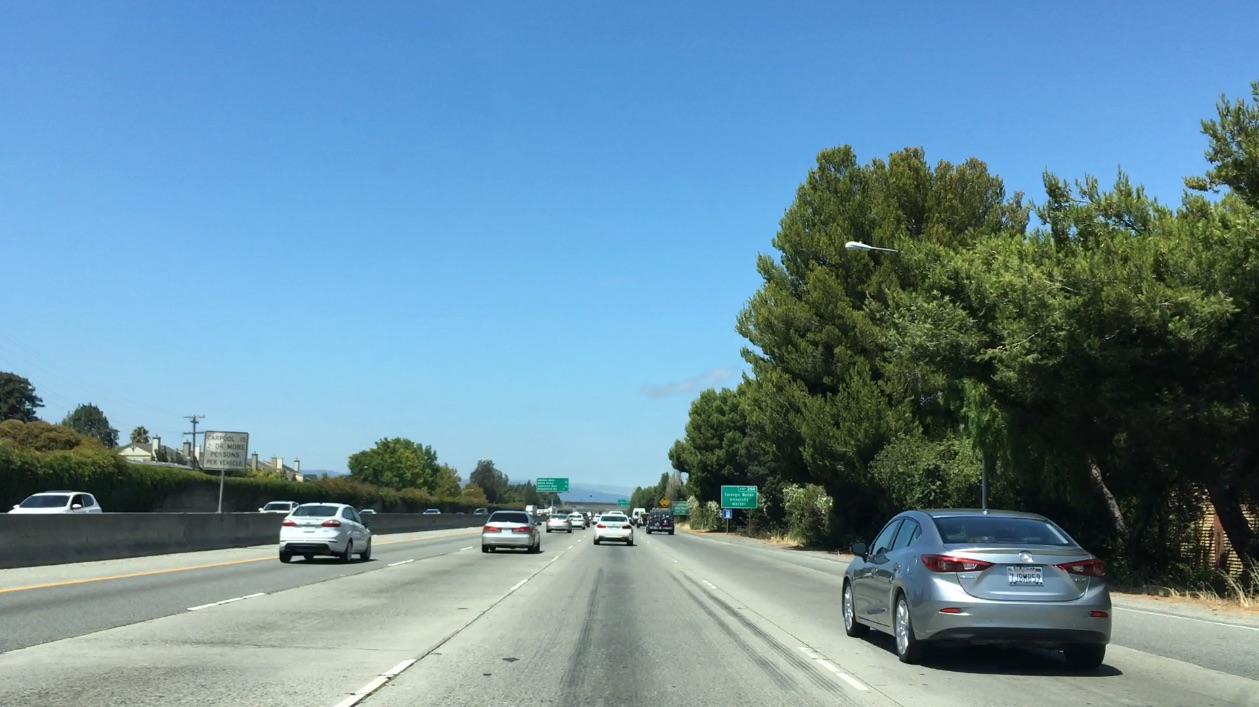
#> input picture examples/bbox-example-image.jpg, 1259 x 707 px
$ jupyter execute --allow-errors data_exploration.ipynb   (older library calls are emulated)
#> lines starting #> are read from the running program, lines starting #| are printed output that depends on the picture
[cell 1]
# data_exploration
from __future__ import print_function
from ipywidgets import interact, interactive, fixed, interact_manual
import ipywidgets as widgets

import matplotlib.image as mpimg
import matplotlib.pyplot as plt
import numpy as np
import cv2
import glob
from skimage.feature import hog
from skimage import color, exposure

# Define a function to compute color histogram features
def color_hist(img, nbins=32, bins_range=(0, 256)):
    # Compute the histogram of the RGB channels separately
    rhist = np.histogram(image[:,:,0], bins=32, range=(0, 256))
    ghist = np.histogram(image[:,:,1], bins=32, range=(0, 256))
    bhist = np.histogram(image[:,:,2], bins=32, range=(0, 256))
    # Generating bin centers
    bin_edges = rhist[1]
    bin_centers = (bin_edges[1:]  + bin_edges[0:len(bin_edges)-1])/2
    # Concatenate the histograms into a single feature vector
    hist_features = np.concatenate((rhist[0], ghist[0], bhist[0]))
    # Return the individual histograms, bin_centers and feature vector
    return rhist, ghist, bhist, bin_centers, hist_features

image = mpimg.imread('examples/bbox-example-image.jpg')
#> image is the input picture: shape (707, 1259, 3); mean R, G, B 104.8, 141, 158.4

rh, gh, bh, bincen, feature_vec = color_hist(image, nbins=32, bins_range=(0, 256))
#> in color_hist, `bin_edges = rhist[1]`: bin_edges = 33 values from 0 to 256
#> in color_hist, `bin_centers = (bin_edges[1:]  + bin_edges[0:len(bin_edges)-1])/2`: bin_centers = 32 values from 4 to 252
#> in color_hist, `hist_features = np.concatenate((rhist[0], ghist[0], bhist[0]))`: hist_features = 96 values, max 105462 at index 93, min 106 at index 32, mean 27816
#> bincen = 32 values from 4 to 252; feature_vec has the same summary as hist_features in color_hist

# Plot a figure with all three bar charts
if rh is not None:
    fig = plt.figure(figsize=(12,3))
    plt.subplot(131)
    plt.bar(bincen, rh[0])
    plt.xlim(0, 256)
    plt.title('R Histogram')
    plt.subplot(132)
    plt.bar(bincen, gh[0])
    plt.xlim(0, 256)
    plt.title('G Histogram')
    plt.subplot(133)
    plt.bar(bincen, bh[0])
    plt.xlim(0, 256)
    plt.title('B Histogram')
    fig.tight_layout()
else:
    print('Your function is returning None for at least one variable...')

plt.show()
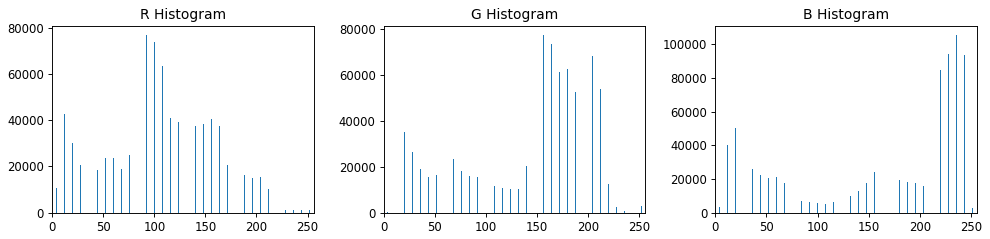
#> figure drawn by matplotlib, 3 panels; panel 1: tallest bar 76769 high, from x = 91.6 to 92.4; panel 2: tallest bar 77274 high, from x = 155.6 to 156.4; panel 3: tallest bar 105462 high, from x = 235.6 to 236.4

### Plot 3D

[cell 2]
#Plot 3D

from mpl_toolkits.mplot3d import Axes3D

# [27 lines left out: function plot3d, not called in this run]


# Read a color image
img = cv2.imread("test_images/test1.jpg")

# Select a small fraction of pixels to plot by subsampling it
#> (the rest of this cell did not finish here and is left out)

### Spacial binning

[cell 3]
def f2(x1=True, x2 = 1):
    if x1:
        return x2+1
    else:
        return x2-1

#interact(f2, x2=widgets.IntSlider(min=-10,max=30,step=1,value=10));
interact(f2, x2=(-1,2));
#> the sliders are set to x2 = 0

[cell 4]
#Spatial bin of an image
# Read in an image
# You can also read cutout2, 3, 4 etc. to see other examples
image = mpimg.imread('examples/275.png')
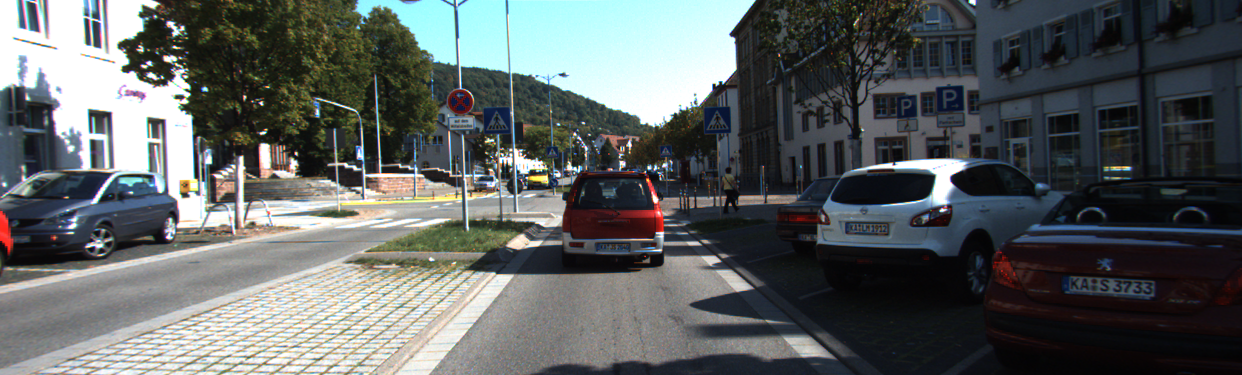
#> input picture examples/275.png, 1242 x 375 px
#> image is the input picture: shape (375, 1242, 3) float32; mean R, G, B 0.36, 0.379, 0.379

# Define a function to compute color histogram features
# Pass the color_space flag as 3-letter all caps string
# like 'HSV' or 'LUV' etc.
# KEEP IN MIND IF YOU DECIDE TO USE THIS FUNCTION LATER
# IN YOUR PROJECT THAT IF YOU READ THE IMAGE WITH
# cv2.imread() INSTEAD YOU START WITH BGR COLOR!
def bin_spatial(img, color_space='RGB', size=(32, 32)):
    # Convert image to new color space (if specified)
#> called with color_space = 'YCrCb', size = (32, 32)
    if color_space != 'RGB':
        if color_space == 'HSV':
            feature_image = cv2.cvtColor(img, cv2.COLOR_RGB2HSV)
        elif color_space == 'LUV':
            feature_image = cv2.cvtColor(img, cv2.COLOR_RGB2LUV)
        elif color_space == 'HLS':
            feature_image = cv2.cvtColor(img, cv2.COLOR_RGB2HLS)
        elif color_space == 'YUV':
            feature_image = cv2.cvtColor(img, cv2.COLOR_RGB2YUV)
        elif color_space == 'YCrCb':
            feature_image = cv2.cvtColor(img, cv2.COLOR_RGB2YCrCb)
#> feature_image: shape (375, 1242, 3) float32; mean of channels 0, 1, 2 0.373, 0.491, 0.503
    else: feature_image = np.copy(img)
    # Use cv2.resize().ravel() to create the feature vector
    features = cv2.resize(feature_image, size).ravel()
#> features = 3072 values, max 1 at index 3, min 0.015 at index 2958, mean 0.454

    return features


feature_vec = bin_spatial(image, color_space='YCrCb', size=(32, 32))
#> feature_vec has the same summary as features in bin_spatial

# Plot features
plt.plot(feature_vec)
plt.title('Spatially Binned Features')
plt.show()
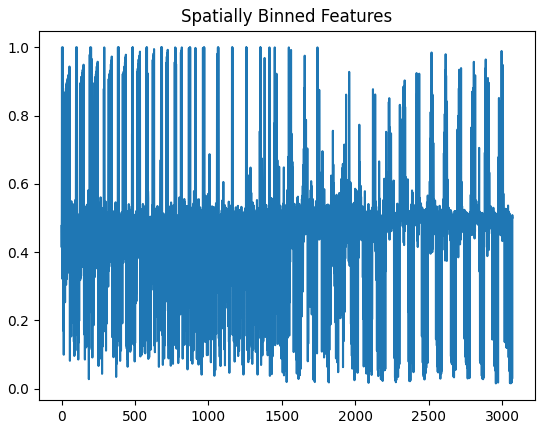
#> figure drawn by matplotlib, 1 panel; curve peaks at x = 3, y = 1
#> the sliders are set to color_s = {'HSV': 'HSV', 'LUV': 'LUV', '

[cell 5]
# Plot features
def fBIN(color_s):
    feature_vec = bin_spatial(image, color_space=color_s, size=(32, 32))
    plt.plot(feature_vec)
    plt.title(color_s + ' - Spatially Binned Features')


#> (the rest of this cell did not finish here and is left out)

[cell 6]
import glob
cars = glob.glob('data/vehicles/**/*.png', recursive=True)
noncars = glob.glob('data/non-vehicles/**/*.png', recursive=True)

# Number of examples
print("numbers of car: {}".format(len(cars)))
print("numbers of non-car: {}".format(len(noncars)))

# plot two examples
#> (the rest of this cell did not finish here and is left out)

## sckit-image-hog

[cell 7]
# Define a function to return HOG features and visualization
from skimage.feature import hog

def get_hog_features(image, cspace='RGB', orient=8, pix_per_cell=(8,8), cell_per_block=(2,2), hog_channel=0, vis=False, feat_vec=True):
#> called with cspace = 'HSV', orient = 9, pix_per_cell = (8, 8), cell_per_block = (2, 2), hog_channel = 0, vis = True, feat_vec = True
    if cspace != 'RGB':
            if cspace == 'HSV':
                feature_image = cv2.cvtColor(image, cv2.COLOR_RGB2HSV)
#> feature_image: shape (707, 1259, 3); mean H, S, V 80.5, 98.8, 167.1
            elif cspace == 'LUV':
                feature_image = cv2.cvtColor(image, cv2.COLOR_RGB2LUV)
            elif cspace == 'HLS':
                feature_image = cv2.cvtColor(image, cv2.COLOR_RGB2HLS)
            elif cspace == 'YUV':
                feature_image = cv2.cvtColor(image, cv2.COLOR_RGB2YUV)
            elif cspace == 'YCrCb':
                feature_image = cv2.cvtColor(image, cv2.COLOR_RGB2YCrCb)
    else:
        feature_image = np.copy(image)

    if hog_channel<3:
        img = feature_image[:,:,hog_channel]
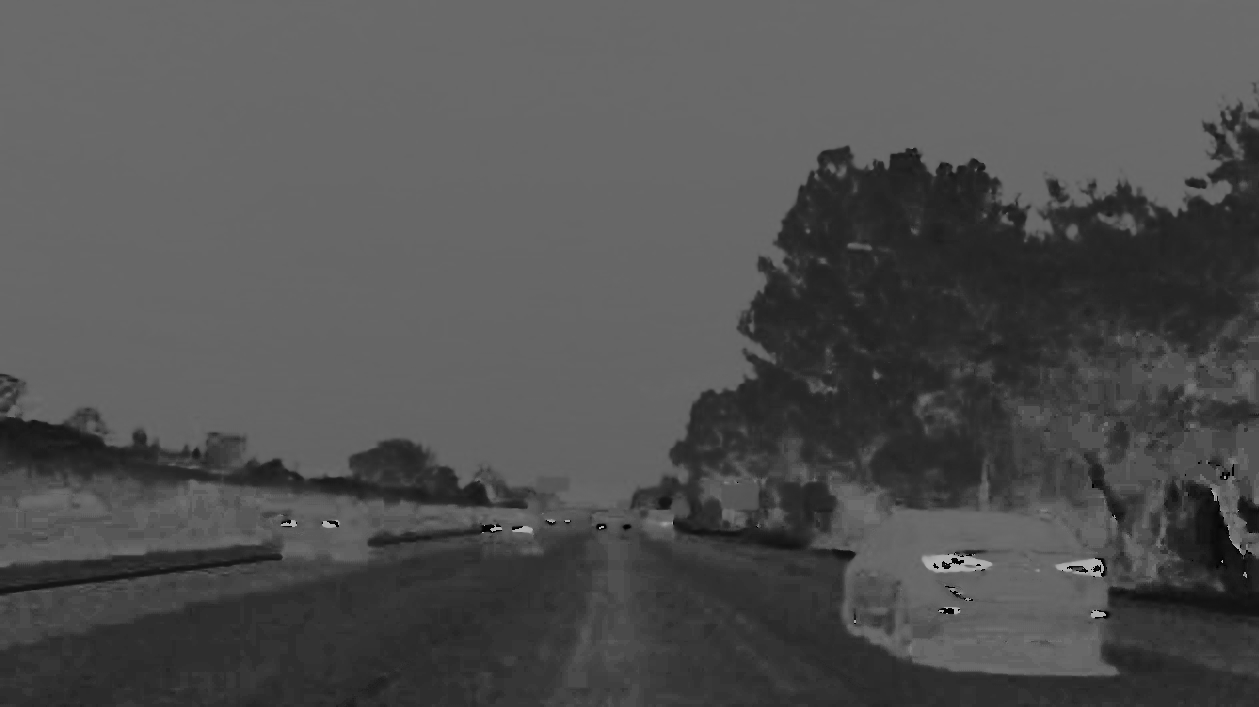
#> img: shape (707, 1259); min 0, max 179, mean 80.5
    else:
        img = np.copy(feature_image)

    #print('feature_image.shape', feature_image.shape)
    #print('img.shape',img.shape)


    if vis == True:
        # Use skimage.hog() to get both features and a visualization
        features, hog_image = hog(img, orientations=orient, pixels_per_cell=pix_per_cell, cells_per_block=cell_per_block, visualise=vis, transform_sqrt=False, feature_vector=feat_vec, normalise=None)
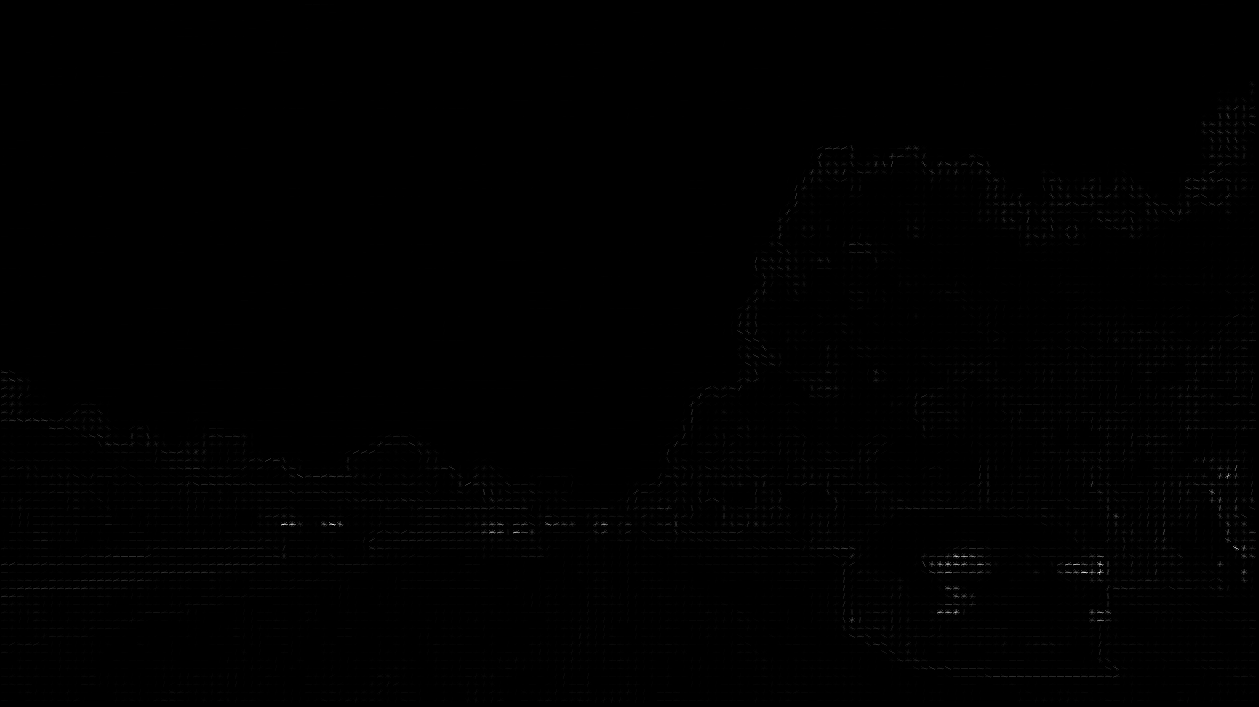
#> hog_image: shape (707, 1259) float64; min 0, max 88.53, mean 0.3; drawn with min black and max white
        return features, hog_image
    else:
        features = hog(img, orientations=orient, pixels_per_cell=pix_per_cell, cells_per_block=cell_per_block, visualise=vis, transform_sqrt=False, feature_vector=feat_vec, normalise=None)
        return features
